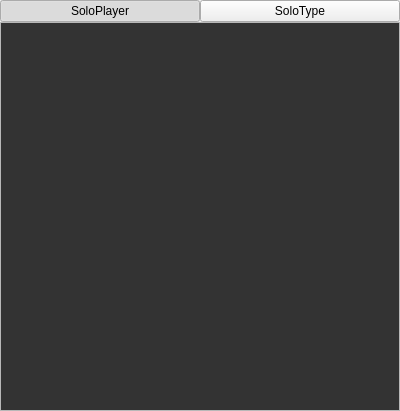
<?xml version="1.0" encoding="UTF-8"?>
<ui version="4.0">
 <class>SoloOverviewWidget</class>
 <widget class="QWidget" name="SoloOverviewWidget">
  <property name="geometry">
   <rect>
    <x>0</x>
    <y>0</y>
    <width>400</width>
    <height>411</height>
   </rect>
  </property>
  <property name="windowTitle">
   <string>Form</string>
  </property>
  <layout class="QVBoxLayout" name="verticalLayout">
   <property name="spacing">
    <number>0</number>
   </property>
   <property name="leftMargin">
    <number>0</number>
   </property>
   <property name="topMargin">
    <number>0</number>
   </property>
   <property name="rightMargin">
    <number>0</number>
   </property>
   <property name="bottomMargin">
    <number>0</number>
   </property>
   <item>
    <layout class="QHBoxLayout" name="horizontalLayout">
     <property name="spacing">
      <number>0</number>
     </property>
     <item>
      <widget class="QPushButton" name="pushButtonSoloPlayer">
       <property name="text">
        <string>SoloPlayer</string>
       </property>
       <property name="checkable">
        <bool>true</bool>
       </property>
       <property name="checked">
        <bool>true</bool>
       </property>
       <attribute name="buttonGroup">
        <string notr="true">buttonGroup</string>
       </attribute>
      </widget>
     </item>
     <item>
      <widget class="QPushButton" name="pushButtonSoloType">
       <property name="text">
        <string>SoloType</string>
       </property>
       <property name="checkable">
        <bool>true</bool>
       </property>
       <property name="checked">
        <bool>false</bool>
       </property>
       <attribute name="buttonGroup">
        <string notr="true">buttonGroup</string>
       </attribute>
      </widget>
     </item>
    </layout>
   </item>
   <item>
    <widget class="QStackedWidget" name="stackedWidget">
     <property name="currentIndex">
      <number>0</number>
     </property>
     <widget class="QWidget" name="page">
      <layout class="QVBoxLayout" name="verticalLayout_2">
       <property name="spacing">
        <number>0</number>
       </property>
       <property name="leftMargin">
        <number>0</number>
       </property>
       <property name="topMargin">
        <number>0</number>
       </property>
       <property name="rightMargin">
        <number>0</number>
       </property>
       <property name="bottomMargin">
        <number>0</number>
       </property>
       <item>
        <widget class="QTreeWidget" name="treeWidgetSoloPlayer">
         <property name="palette">
          <palette>
           <active>
            <colorrole role="Base">
             <brush brushstyle="SolidPattern">
              <color alpha="255">
               <red>51</red>
               <green>51</green>
               <blue>51</blue>
              </color>
             </brush>
            </colorrole>
           </active>
           <inactive>
            <colorrole role="Base">
             <brush brushstyle="SolidPattern">
              <color alpha="255">
               <red>51</red>
               <green>51</green>
               <blue>51</blue>
              </color>
             </brush>
            </colorrole>
           </inactive>
           <disabled>
            <colorrole role="Base">
             <brush brushstyle="SolidPattern">
              <color alpha="255">
               <red>237</red>
               <green>237</green>
               <blue>237</blue>
              </color>
             </brush>
            </colorrole>
           </disabled>
          </palette>
         </property>
         <property name="focusPolicy">
          <enum>Qt::NoFocus</enum>
         </property>
         <property name="verticalScrollBarPolicy">
          <enum>Qt::ScrollBarAlwaysOff</enum>
         </property>
         <property name="horizontalScrollBarPolicy">
          <enum>Qt::ScrollBarAlwaysOff</enum>
         </property>
         <property name="alternatingRowColors">
          <bool>false</bool>
         </property>
         <property name="columnCount">
          <number>3</number>
         </property>
         <attribute name="headerVisible">
          <bool>false</bool>
         </attribute>
         <column>
          <property name="text">
           <string notr="true">1</string>
          </property>
         </column>
         <column>
          <property name="text">
           <string notr="true">2</string>
          </property>
         </column>
         <column>
          <property name="text">
           <string notr="true">3</string>
          </property>
         </column>
        </widget>
       </item>
      </layout>
     </widget>
     <widget class="QWidget" name="page_2">
      <layout class="QVBoxLayout" name="verticalLayout_3">
       <property name="spacing">
        <number>0</number>
       </property>
       <property name="leftMargin">
        <number>0</number>
       </property>
       <property name="topMargin">
        <number>0</number>
       </property>
       <property name="rightMargin">
        <number>0</number>
       </property>
       <property name="bottomMargin">
        <number>0</number>
       </property>
       <item>
        <widget class="QTreeWidget" name="treeWidgetSoloType">
         <property name="palette">
          <palette>
           <active>
            <colorrole role="Base">
             <brush brushstyle="SolidPattern">
              <color alpha="255">
               <red>51</red>
               <green>51</green>
               <blue>51</blue>
              </color>
             </brush>
            </colorrole>
           </active>
           <inactive>
            <colorrole role="Base">
             <brush brushstyle="SolidPattern">
              <color alpha="255">
               <red>51</red>
               <green>51</green>
               <blue>51</blue>
              </color>
             </brush>
            </colorrole>
           </inactive>
           <disabled>
            <colorrole role="Base">
             <brush brushstyle="SolidPattern">
              <color alpha="255">
               <red>237</red>
               <green>237</green>
               <blue>237</blue>
              </color>
             </brush>
            </colorrole>
           </disabled>
          </palette>
         </property>
         <property name="verticalScrollBarPolicy">
          <enum>Qt::ScrollBarAlwaysOff</enum>
         </property>
         <property name="horizontalScrollBarPolicy">
          <enum>Qt::ScrollBarAlwaysOff</enum>
         </property>
         <property name="columnCount">
          <number>3</number>
         </property>
         <attribute name="headerVisible">
          <bool>false</bool>
         </attribute>
         <column>
          <property name="text">
           <string notr="true">1</string>
          </property>
         </column>
         <column>
          <property name="text">
           <string notr="true">2</string>
          </property>
         </column>
         <column>
          <property name="text">
           <string notr="true">3</string>
          </property>
         </column>
        </widget>
       </item>
      </layout>
     </widget>
    </widget>
   </item>
  </layout>
 </widget>
 <resources/>
 <connections/>
 <buttongroups>
  <buttongroup name="buttonGroup"/>
 </buttongroups>
</ui>
